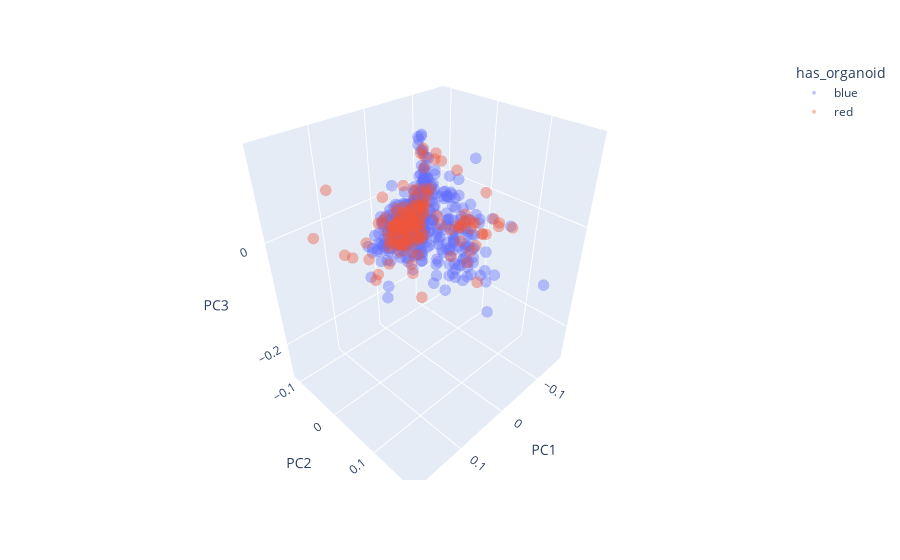

Write notebook code for a chart like this one.
### Code cell
fig = px.scatter_3d(wf_PCAs, x='PC1', y='PC2', z='PC3', color = 'has_organoid', opacity=0.4)
fig.update_traces(marker={'size': 4})
fig.show()

### Figure 1 — Plotly figure (JSON) as saved in the notebook; plotly's stock layout.template omitted (floating-point values rounded to 4 significant figures; data arrays with more than 128 entries replaced by an {"elided": "..."} marker saying what was removed)
{"data": [{"hovertemplate": "has_organoid=blue<br>PC1=%{x}<br>PC2=%{y}<br>PC3=%{z}<extra></extra>", "legendgroup": "blue", "marker": {"color": "#636efa", "opacity": 0.4, "size": 4, "symbol": "circle"}, "mode": "markers", "name": "blue", "scene": "scene", "showlegend": true, "type": "scatter3d", "x": {"elided": "488 float values"}, "y": {"elided": "488 float values"}, "z": {"elided": "488 float values"}}, {"hovertemplate": "has_organoid=red<br>PC1=%{x}<br>PC2=%{y}<br>PC3=%{z}<extra></extra>", "legendgroup": "red", "marker": {"color": "#EF553B", "opacity": 0.4, "size": 4, "symbol": "circle"}, "mode": "markers", "name": "red", "scene": "scene", "showlegend": true, "type": "scatter3d", "x": {"elided": "163 float values"}, "y": {"elided": "163 float values"}, "z": {"elided": "163 float values"}}], "layout": {"legend": {"title": {"text": "has_organoid"}, "tracegroupgap": 0}, "margin": {"t": 60}, "scene": {"domain": {"x": [0, 1], "y": [0, 1]}, "xaxis": {"title": {"text": "PC1"}}, "yaxis": {"title": {"text": "PC2"}}, "zaxis": {"title": {"text": "PC3"}}}}}
